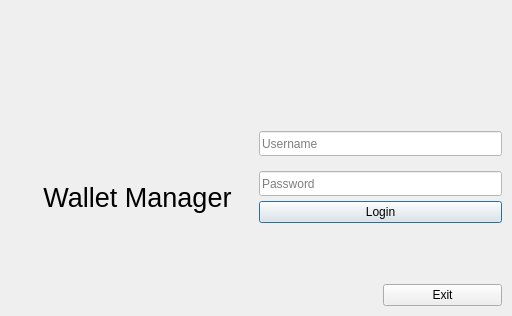
<?xml version="1.0" encoding="UTF-8"?>
<ui version="4.0">
 <class>Login</class>
 <widget class="QDialog" name="Login">
  <property name="geometry">
   <rect>
    <x>0</x>
    <y>0</y>
    <width>512</width>
    <height>316</height>
   </rect>
  </property>
  <property name="windowTitle">
   <string>Wallet Manager</string>
  </property>
  <property name="windowIcon">
   <iconset resource="images.qrc">
    <normaloff>:/images/other/get-money.png</normaloff>:/images/other/get-money.png</iconset>
  </property>
  <layout class="QGridLayout" name="gridLayout_4">
   <property name="rightMargin">
    <number>10</number>
   </property>
   <property name="bottomMargin">
    <number>10</number>
   </property>
   <property name="spacing">
    <number>5</number>
   </property>
   <item row="0" column="1">
    <layout class="QVBoxLayout" name="verticalLayout_4">
     <property name="leftMargin">
      <number>10</number>
     </property>
     <item>
      <spacer name="verticalSpacer_2">
       <property name="orientation">
        <enum>Qt::Vertical</enum>
       </property>
       <property name="sizeHint" stdset="0">
        <size>
         <width>20</width>
         <height>40</height>
        </size>
       </property>
      </spacer>
     </item>
     <item>
      <widget class="QLabel" name="label_5">
       <property name="sizePolicy">
        <sizepolicy hsizetype="Expanding" vsizetype="Expanding">
         <horstretch>0</horstretch>
         <verstretch>0</verstretch>
        </sizepolicy>
       </property>
       <property name="text">
        <string/>
       </property>
       <property name="pixmap">
        <pixmap resource="images.qrc">:/images/other/get-money.png</pixmap>
       </property>
       <property name="alignment">
        <set>Qt::AlignCenter</set>
       </property>
      </widget>
     </item>
     <item>
      <widget class="QLabel" name="label_2">
       <property name="sizePolicy">
        <sizepolicy hsizetype="Expanding" vsizetype="Expanding">
         <horstretch>0</horstretch>
         <verstretch>0</verstretch>
        </sizepolicy>
       </property>
       <property name="font">
        <font>
         <pointsize>20</pointsize>
        </font>
       </property>
       <property name="text">
        <string>Wallet Manager</string>
       </property>
       <property name="alignment">
        <set>Qt::AlignCenter</set>
       </property>
      </widget>
     </item>
     <item>
      <spacer name="verticalSpacer_4">
       <property name="orientation">
        <enum>Qt::Vertical</enum>
       </property>
       <property name="sizeHint" stdset="0">
        <size>
         <width>20</width>
         <height>40</height>
        </size>
       </property>
      </spacer>
     </item>
    </layout>
   </item>
   <item row="0" column="2">
    <layout class="QGridLayout" name="gridLayout">
     <item row="0" column="0">
      <layout class="QVBoxLayout" name="verticalLayout">
       <item>
        <layout class="QHBoxLayout" name="horizontalLayout"/>
       </item>
       <item>
        <spacer name="verticalSpacer">
         <property name="orientation">
          <enum>Qt::Vertical</enum>
         </property>
         <property name="sizeHint" stdset="0">
          <size>
           <width>20</width>
           <height>40</height>
          </size>
         </property>
        </spacer>
       </item>
       <item>
        <layout class="QHBoxLayout" name="horizontalLayout_2">
         <item>
          <widget class="QLineEdit" name="txtUsername">
           <property name="minimumSize">
            <size>
             <width>65</width>
             <height>25</height>
            </size>
           </property>
           <property name="styleSheet">
            <string notr="true">
background-color: rgb(255, 255, 255);</string>
           </property>
           <property name="placeholderText">
            <string>Username</string>
           </property>
          </widget>
         </item>
        </layout>
       </item>
      </layout>
     </item>
     <item row="1" column="0">
      <layout class="QGridLayout" name="gridLayout_2">
       <property name="topMargin">
        <number>10</number>
       </property>
       <item row="4" column="1">
        <widget class="QPushButton" name="btnExit">
         <property name="focusPolicy">
          <enum>Qt::NoFocus</enum>
         </property>
         <property name="text">
          <string>Exit</string>
         </property>
         <property name="icon">
          <iconset resource="images.qrc">
           <normaloff>:/images/icons/i_red_cross_btn.png</normaloff>:/images/icons/i_red_cross_btn.png</iconset>
         </property>
        </widget>
       </item>
       <item row="1" column="0" colspan="2">
        <widget class="QLineEdit" name="txtPassword">
         <property name="minimumSize">
          <size>
           <width>65</width>
           <height>25</height>
          </size>
         </property>
         <property name="styleSheet">
          <string notr="true">background-color: rgb(255, 255, 255);</string>
         </property>
         <property name="echoMode">
          <enum>QLineEdit::Password</enum>
         </property>
         <property name="placeholderText">
          <string>Password</string>
         </property>
        </widget>
       </item>
       <item row="3" column="0">
        <spacer name="verticalSpacer_3">
         <property name="orientation">
          <enum>Qt::Vertical</enum>
         </property>
         <property name="sizeHint" stdset="0">
          <size>
           <width>20</width>
           <height>40</height>
          </size>
         </property>
        </spacer>
       </item>
       <item row="2" column="0" colspan="2">
        <widget class="QPushButton" name="btnLogin">
         <property name="text">
          <string>Login</string>
         </property>
        </widget>
       </item>
      </layout>
     </item>
    </layout>
   </item>
  </layout>
 </widget>
 <resources>
  <include location="images.qrc"/>
 </resources>
 <connections/>
</ui>
